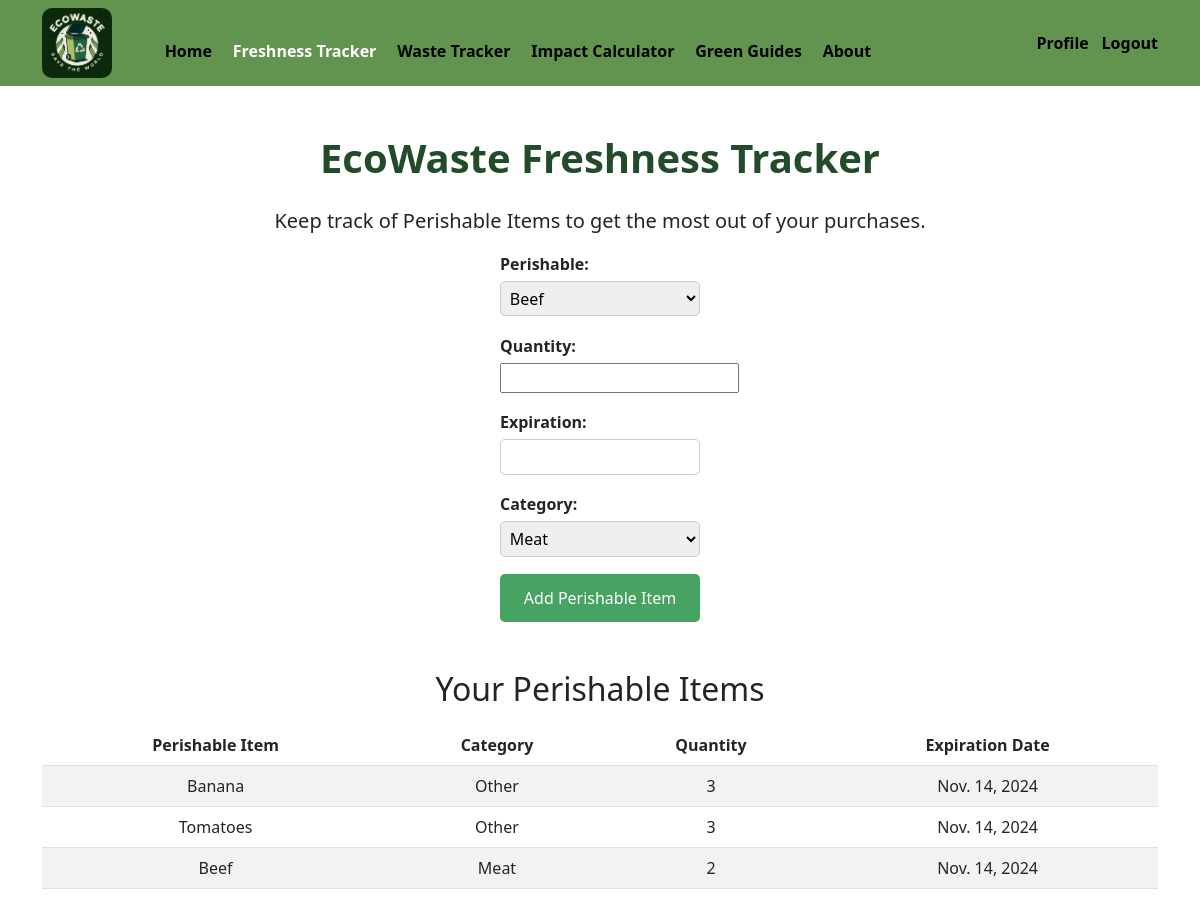
Before: /freshness-tracker/ (signed in) with the older database file.
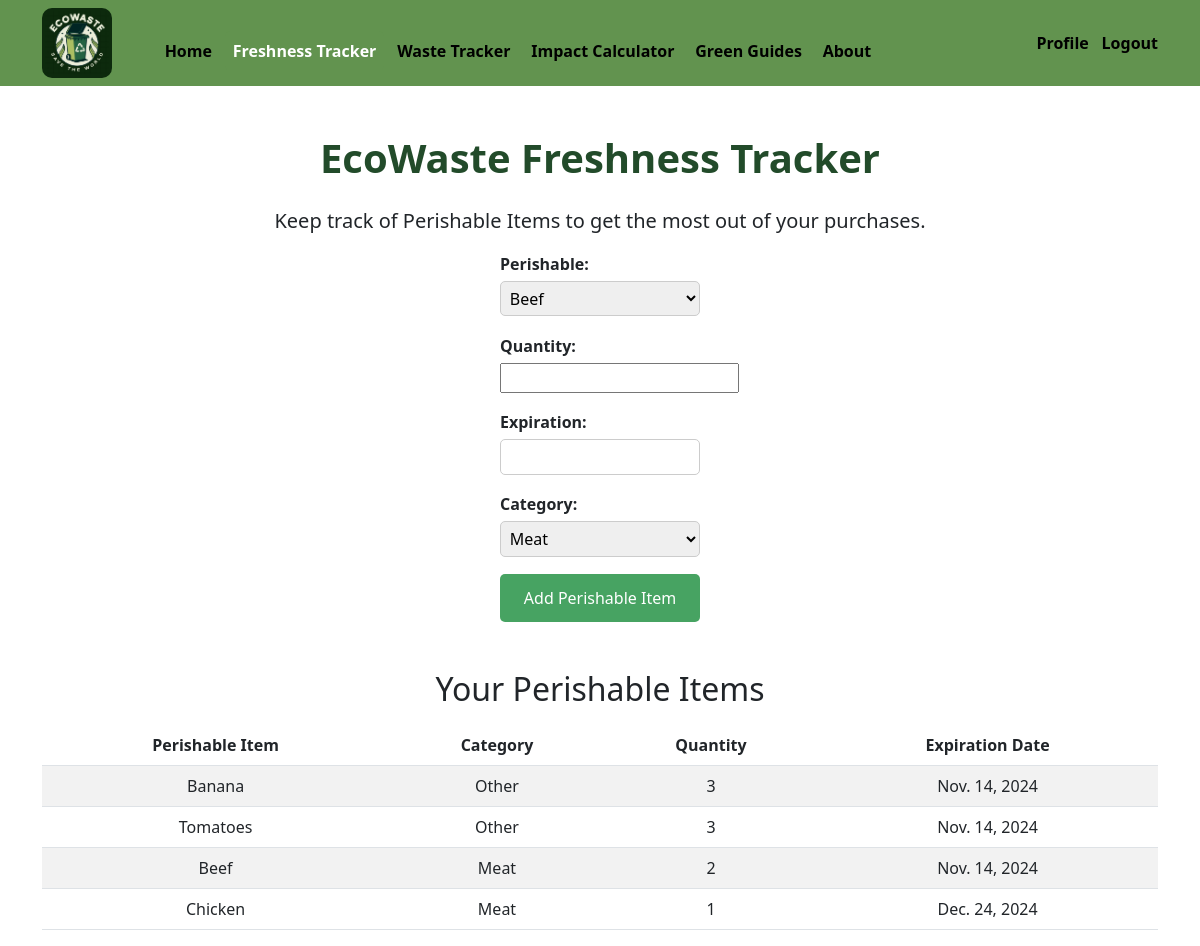
After: the same page with the newer database file.
### ecowaste/models.py (models this page shows)
class Item(models.Model):
    perishable = models.CharField(max_length=100)
    quantity = models.PositiveIntegerField()
    author = models.ForeignKey(User, on_delete=models.CASCADE)
    expiration = models.DateField()
    category = models.CharField(max_length=50, default='Other')

### ecowaste/views.py (the view)
# urls.py: path('freshness-tracker/', views.freshness_tracker, name="ecowaste-freshness-tracker"),
@login_required
def freshness_tracker(request):
    if request.method == 'POST':
        form = PerishableItemForm(request.POST)
        if form.is_valid():
            item = form.save(commit=False)
            item.author = request.user
            item.save()
            return redirect('ecowaste-freshness-tracker')
    else:
        form = PerishableItemForm()
    items = Item.objects.filter(author=request.user).order_by('expiration')
    context = {
        'form' : form,
        'items' : items
    }
    return render(request, "ecowaste/freshness-tracker.html", context)

### ecowaste/forms.py
class PerishableItemForm(forms.ModelForm):
    FOOD_CATEGORIES = WasteItemForm.FOOD_CATEGORIES
    CATEGORY_CHOICES = WasteItemForm.CATEGORY_CHOICES
    perishable = forms.ChoiceField(choices=[(food, food) for category, foods in FOOD_CATEGORIES for food in foods], required=True)
    category = forms.ChoiceField(choices=CATEGORY_CHOICES, required=True)
    class Meta:
        model = Item
        fields = ['perishable', 'quantity', 'expiration', 'category']

### ecowaste/templates/ecowaste/freshness-tracker.html (shortened to what this page needs)
{% extends 'ecowaste/base.html' %}
{% load static %}
{% block content %}
<link rel="stylesheet" href="{% static 'styles.css' %}">
<div class="container mt-5">
    <h1 class="page-title text-center mb-4">EcoWaste Freshness Tracker</h1>
    <p class="lead text-center">Keep track of Perishable Items to get the most out of your purchases.</p>
    <form method="POST">
        {{ form.as_p }}
        <button type="submit">Add Perishable Item</button>
    </form>
</div>
<div>
    <h2 class="mt-5">Your Perishable Items</h2>
    <table class="table table-striped">
        <thead>
            <tr>
                <th>Perishable Item</th>
                <th>Category</th>
                <th>Quantity</th>
                <th>Expiration Date</th>
            </tr>
        </thead>
        <tbody>
            {% for item in items %}
                <tr>
                    <td>{{ item.perishable }}</td>
                    <td>{{ item.category }}</td>
                    <td>{{ item.quantity }}</td>
                    <td>{{ item.expiration}}</td>
                </tr>
            {% endfor %}
        </tbody>
    </table>
 </div>
{% endblock content %}

### ecowaste/templates/ecowaste/base.html (shortened to what this page needs)
<!DOCTYPE html>
<html lang="en">
    <head>
        {% load static %}
        <link href="https://cdn.jsdelivr.net/npm/bootstrap@5.2.3/dist/css/bootstrap.min.css"
              rel="stylesheet"
>
        <link rel="stylesheet" href="{% static 'styles.css' %}">
    </head>
    <body>
        <nav class="navbar navbar-expand-lg">
            <div class="container">
                <div class="navbar-logo" href="">
                    <img src="{% static 'logo.png' %}" alt="EcoWaste Logo" style="height: 70px; border-radius:10px;">
                </div>
                <div class="collapse navbar-collapse" id="navbarNav">
                    <ul class="navbar-nav">
                        <li class="nav-item">
                            <a class="nav-link {% if request.path == '/' %}active{% endif %}" href="{% url 'ecowaste-home' %}">Home</a>
                        </li>
                        <li class="nav-item">
                            <a class="nav-link {% if request.path == '/freshness-tracker/' %}active{% endif %}" href="{% url 'ecowaste-freshness-tracker' %}">Freshness Tracker</a>
                        </li>
                        <li class="nav-item">
                            <a class="nav-link {% if request.path == '/waste-tracker/' %}active{% endif %}" href="{% url 'ecowaste-waste-tracker' %}">Waste Tracker</a>
                        </li>
                        <li class="nav-item">
                            <a class="nav-link {% if request.path == '/impact-calculator/' %}active{% endif %}" href="{% url 'ecowaste-impact-calculator' %}">Impact Calculator</a>
                        </li>
                        <li class="nav-item">
                            <a class="nav-link {% if request.path == '/green-guides/' %}active{% endif %}" href="{% url 'ecowaste-green-guides' %}">Green Guides</a>
                        </li>
                        <li class="nav-item">
                            <a class="nav-link {% if request.path == '/about/' %}active{% endif %}" href="{% url 'ecowaste-about' %}">About</a>
                        </li>
                    </ul>
                </div>
                <div class="navbar-nav align-items-center">
                    {% if user.is_authenticated %}
                    <a class="nav-item nav-link" href="{% url 'user-profile' %}">Profile</a>
                    <form method="post" action="{% url 'user-logout' %}" style="display: inline;">
                        <button type="submit" class="nav-item nav-link btn btn-link" style="padding: 0; border: none; cursor: pointer;">Logout</button>
                    </form>
                    {% else %}
                    <a class="nav-item nav-link" href="{% url 'user-login' %}">Login</a>
                    <a class="nav-item nav-link" href="{% url 'user-register' %}">Register</a>
                    {% endif %}
                </div>
            </div>
        </nav>
        <div class="container mt-1">
            {% block content %} {% endblock content %}
        </div>
    </body>
</html>

### ecowaste/static/styles.css (style rules this page uses)
.navbar { background-color: #62934f; color: white; font-weight: bold; }
.navbar-logo { padding-right: 4%; }
.navbar-nav .nav-link.active { background-color: #62934f; color: white; font-weight: bold; border-radius: 5px; }
.navbar-nav .nav-link { color: rgb(0, 0, 0); border-radius: 5px; }
.navbar-nav { display: flex; gap: 0.3rem; }
.container h1 { font-weight: 800; color: #224b2a; }
form { display: flex; flex-direction: column; align-items:stretch; align-content:stretch; gap: 0.1rem; width: 90%; max-width: 200px; margin: 0 auto; }
form label { display: block; font-weight: bold; margin-bottom: 0.3rem; width: 100%; }
form input[type="text"], form select { width: 100%; max-width: 380px; padding: 0.3rem; font-size: 1rem; border: 1px solid #ccc; border-radius: 5px; box-sizing: border-box; }
form button { background-color: #47a362; color: white; border: none; padding: 0.75rem 1rem; border-radius: 5px; font-size: 1rem; cursor: pointer; transition: background-color 0.3s; }
ul { list-style-type: none; padding: 0; margin-top: 1rem; }
ul li { padding: 0.3rem 0; }
a { padding: 0.3rem 0; }
h1, h2 { text-align: center; margin-bottom: 1rem; }
.table th, .table td { text-align: center; vertical-align: middle; }

Changed rows visible on the page:
added Item: perishable "Chicken", category "Meat", quantity "1", expiration "Dec. 24, 2024"
